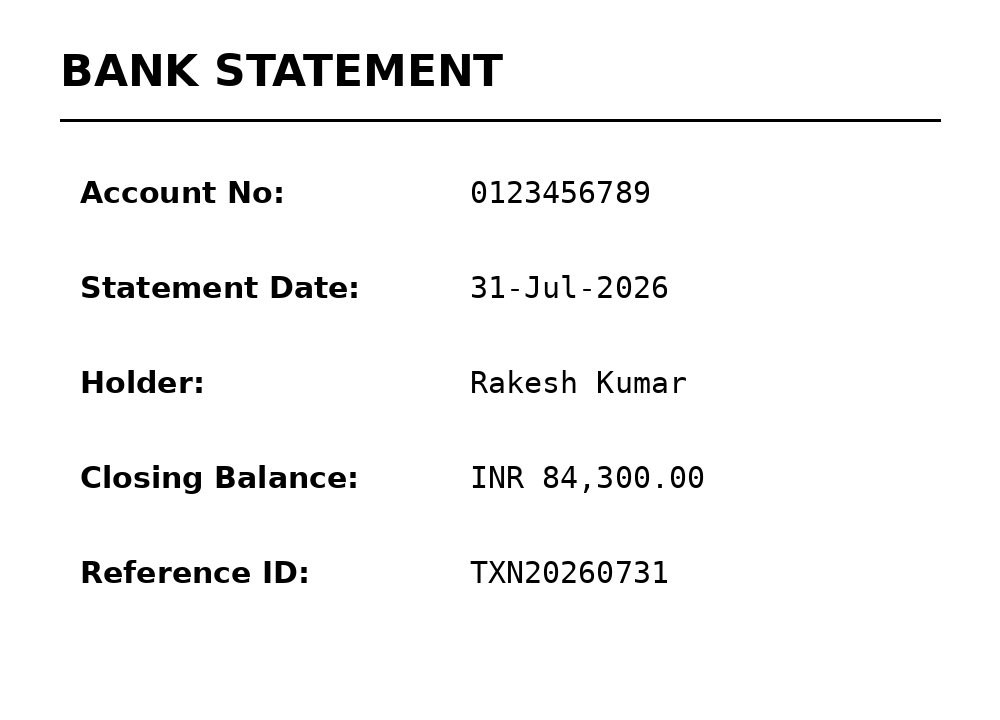
#> input picture samples/images/authenticity_benchmark/bank_statement_original.jpg, 1000 x 720 px
$ python -i image_preprocessing.py   (imports and definitions only)
#> lines starting #> are read from the running program, lines starting #| are printed output that depends on the picture
#> in preprocess_image, image is the input picture: PIL image 1000x720 RGB; min 0, max 255, mean 245.5
from PIL import Image, ImageOps
import cv2
import numpy as np

from app.core.constants import BLUR_CANONICAL_LONG_EDGE


def downscale_long_edge(
    image: np.ndarray,
    target: int = BLUR_CANONICAL_LONG_EDGE,
) -> np.ndarray:
    h, w = image.shape[:2]
    longest = max(h, w)

    if longest <= target:
        return image

    scale = target / longest
    new_size = (int(round(w * scale)), int(round(h * scale)))
    return cv2.resize(image, new_size, interpolation=cv2.INTER_AREA)


def preprocess_for_blur(image_path: str) -> np.ndarray:
    """
    Preprocessing pipeline specific to blur detection.

    Deliberately minimal so that nothing fabricates high-frequency content:
      1. Fix EXIF orientation (geometric only; leaves frequency content intact)
      2. Downscale-only resolution normalization (see downscale_long_edge)
    """
    image = Image.open(image_path)
    image = fix_exif_orientation(image)

    image = cv2.cvtColor(
        np.array(image.convert("RGB")),
        cv2.COLOR_RGB2BGR,
    )

    image = downscale_long_edge(image)

    return image


def fix_exif_orientation(image: Image.Image) -> Image.Image:
    """
    Correct image orientation using EXIF metadata.
    """
    return ImageOps.exif_transpose(image)


def normalize_brightness(image: np.ndarray) -> np.ndarray:
    """
    Normalize image brightness using CLAHE (Contrast Limited
    Adaptive Histogram Equalization).
    """

    lab = cv2.cvtColor(
        image,
        cv2.COLOR_BGR2LAB,
    )
#> lab: shape (720, 1000, 3); mean of channels 0, 1, 2 245.6, 128, 128

    l, a, b = cv2.split(lab)
#> a: shape (720, 1000); every value is 128

    clahe = cv2.createCLAHE(
        clipLimit=2.0,
        tileGridSize=(8, 8),
    )

    l = clahe.apply(l)

    lab = cv2.merge((l, a, b))
#> lab: shape (720, 1000, 3); mean of channels 0, 1, 2 245.5, 128, 128

    return cv2.cvtColor(
        lab,
        cv2.COLOR_LAB2BGR,
    )


def crop_boundaries(
    image: np.ndarray,
    crop_percent: float = 0.05,
) -> np.ndarray:
    """
    Removes unwanted image boundaries before validation.

    By default, crops 5% from each side.
    Very small images are returned unchanged.
    """
#> called with crop_percent = 0.05
    h, w = image.shape[:2]
#> h = 720; w = 1000

    if h < 100 or w < 100:
        return image

    x = int(w * crop_percent)
#> x = 50
    y = int(h * crop_percent)
#> y = 36

    return image[
        y:h - y,
        x:w - x,
    ]
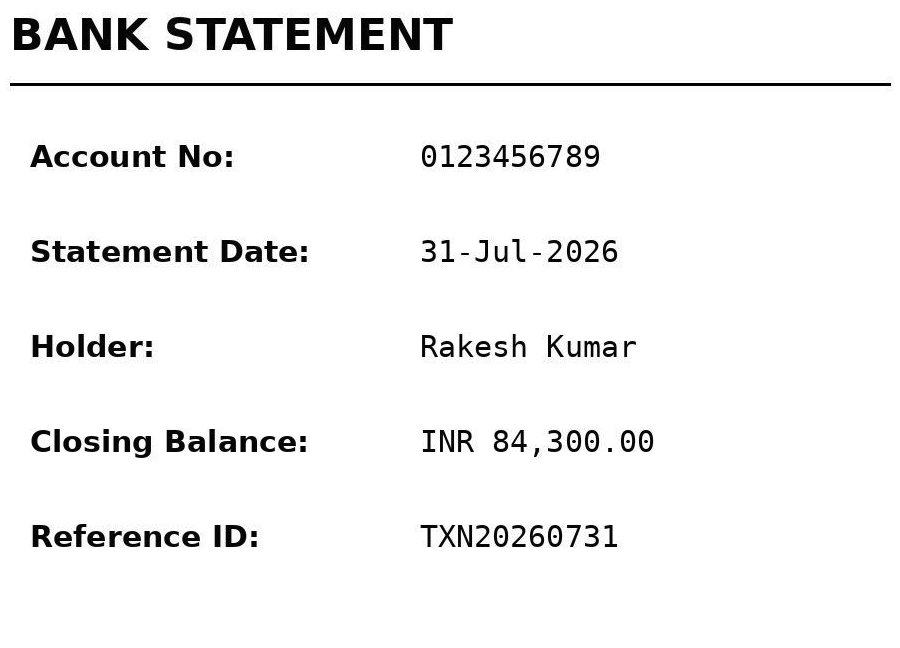
#> returned value: shape (648, 900, 3); mean of channels 0, 1, 2 243.2, 243.3, 243.2; drawn as R, G, B


def preprocess_image(
    image_path: str,
) -> np.ndarray:
    """
    Standard image preprocessing pipeline.

    Steps:
    1. Correct EXIF orientation.
    2. Convert PIL image to OpenCV format.
    3. Normalize brightness using CLAHE.
    4. Crop image boundaries.
    """

    image = Image.open(image_path)

    image = fix_exif_orientation(image)

    image = cv2.cvtColor(
        np.array(image),
        cv2.COLOR_RGB2BGR,
    )

    image = normalize_brightness(image)

    image = crop_boundaries(image)

    return image

>>> result = preprocess_image('../../samples/images/authenticity_benchmark/bank_statement_original.jpg')

$ run again, on samples/images/authenticity_benchmark/inspection_report_original.jpg
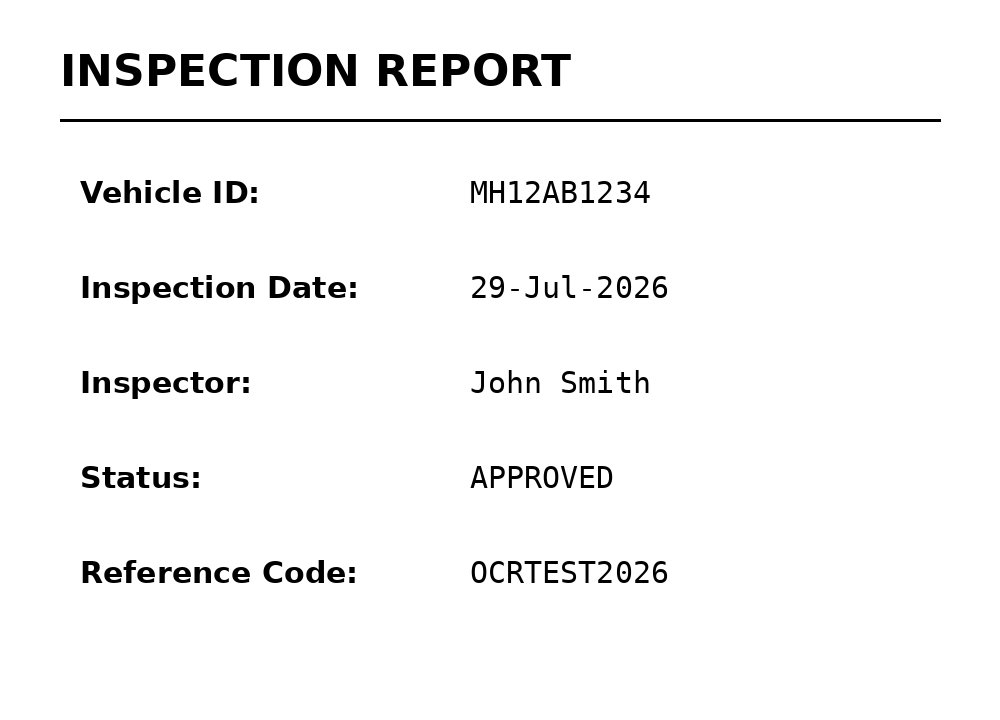
#> input picture samples/images/authenticity_benchmark/inspection_report_original.jpg, 1000 x 720 px
#> in preprocess_image, image is the input picture: PIL image 1000x720 RGB; min 0, max 255, mean 245.7
#> a: shape (720, 1000); every value is 128
#> in crop_boundaries, `return image[ y:h - y, x:w - x, ]`:
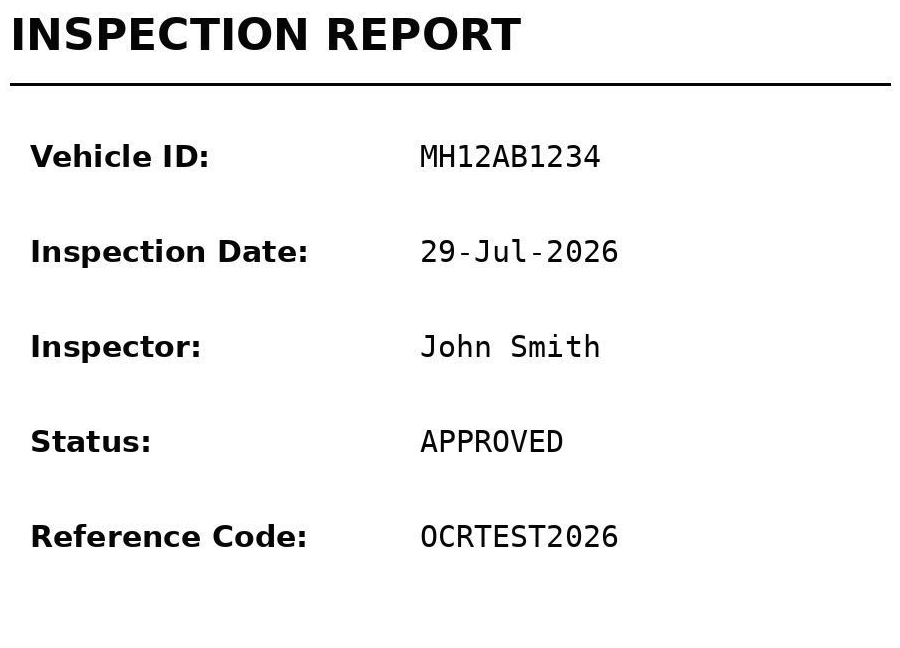
#> returned value: shape (648, 900, 3); mean of channels 0, 1, 2 243.5, 243.5, 243.5; drawn as R, G, B
